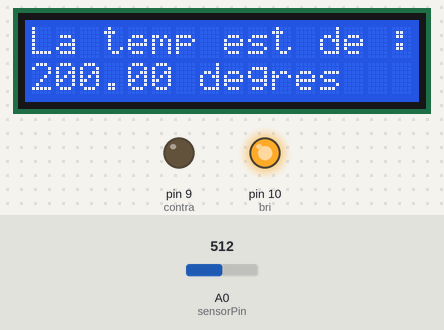
The sketch below on a simulated Arduino Uno, built with avr-gcc and run on an emulated ATmega328P. Parts: 16×2 character LCD, output pins drawn as LEDs (lit = HIGH). The inputs (shaded band) are chosen by the test bench; at power-on: A0 (sensorPin) = 512. What the sketch prints to the serial monitor is not drawn.

Above: at 1.2 s.
1.3 s: A0 (sensorPin) set to 716
At 2.8 s:
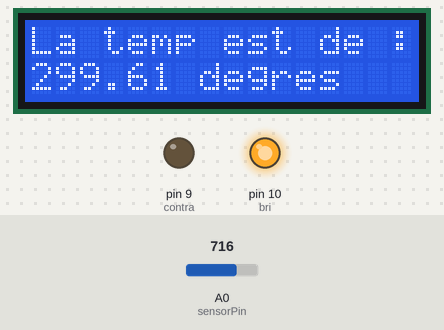
3.5 s: A0 (sensorPin) set to 900
At 4.9 s:
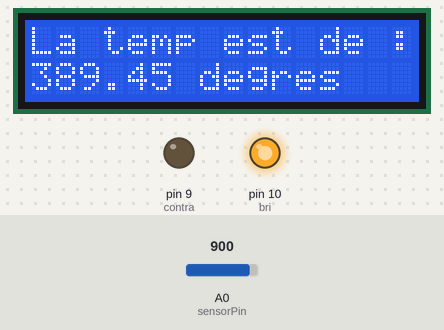
5.5 s: A0 (sensorPin) set to 1023
At 6.9 s:
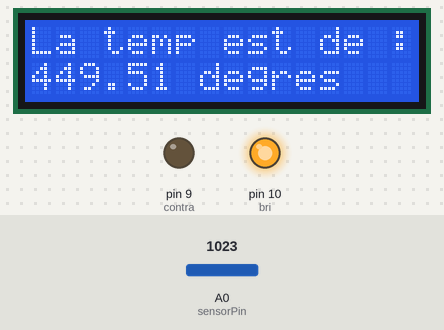
Timing chart, 0 to 8.5 s (numbered marks = the images above; inputs shaded):
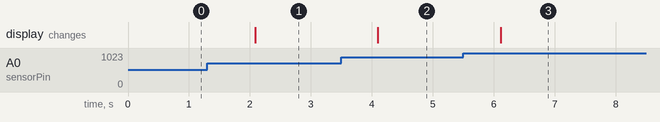

Measured:
- after the input at 1.3 s, the display: changes after 0.78 s (image 1)
- after the input at 3.5 s, the display: changes after 0.60 s (image 2)
- after the input at 5.5 s, the display: changes after 0.61 s (image 3)

The sketch:

TP_custom_LCD.ino
```cpp
#include <LiquidCrystal.h>
LiquidCrystal lcd(12,11,5,4,3,2);

#define contra 9
#define bri 10
const int sensorPin = A0;

void setup() {
  Serial.begin(9600);
  lcd.begin(16, 2);
  pinMode(contra, OUTPUT);
  pinMode(bri, OUTPUT);
  digitalWrite(contra, LOW);

  analogWrite(bri, 255);

}

void loop() {
  lcd.clear();
  int sensorVal = analogRead(sensorPin);
  float voltage = (sensorVal/1024.0) * 5.0;
  float temperature = (voltage - .5) * 100;
  lcd.print("La temp est de : ");
  lcd.setCursor(0, 1);

  Serial.print(temperature);
  lcd.print(temperature);
  lcd.print(" degres ");

  delay(1000);

}
```
